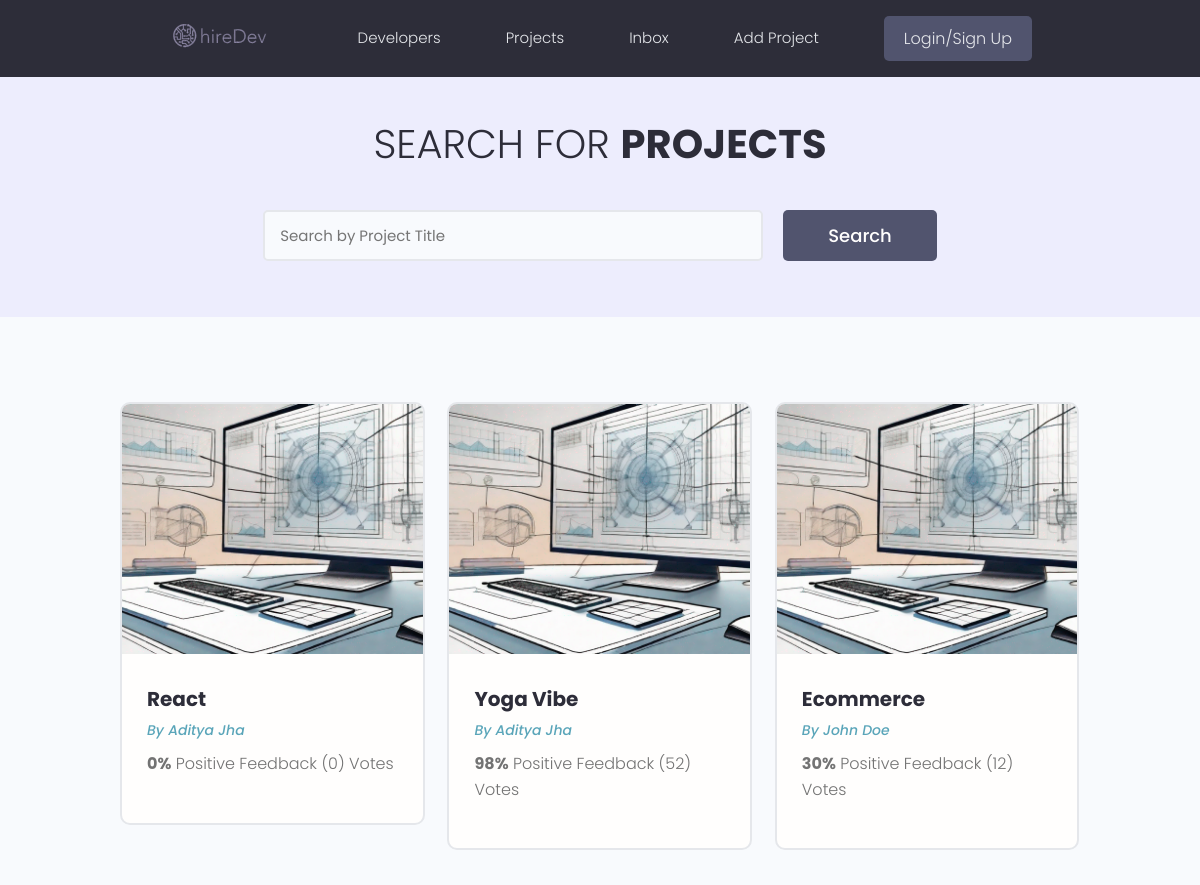
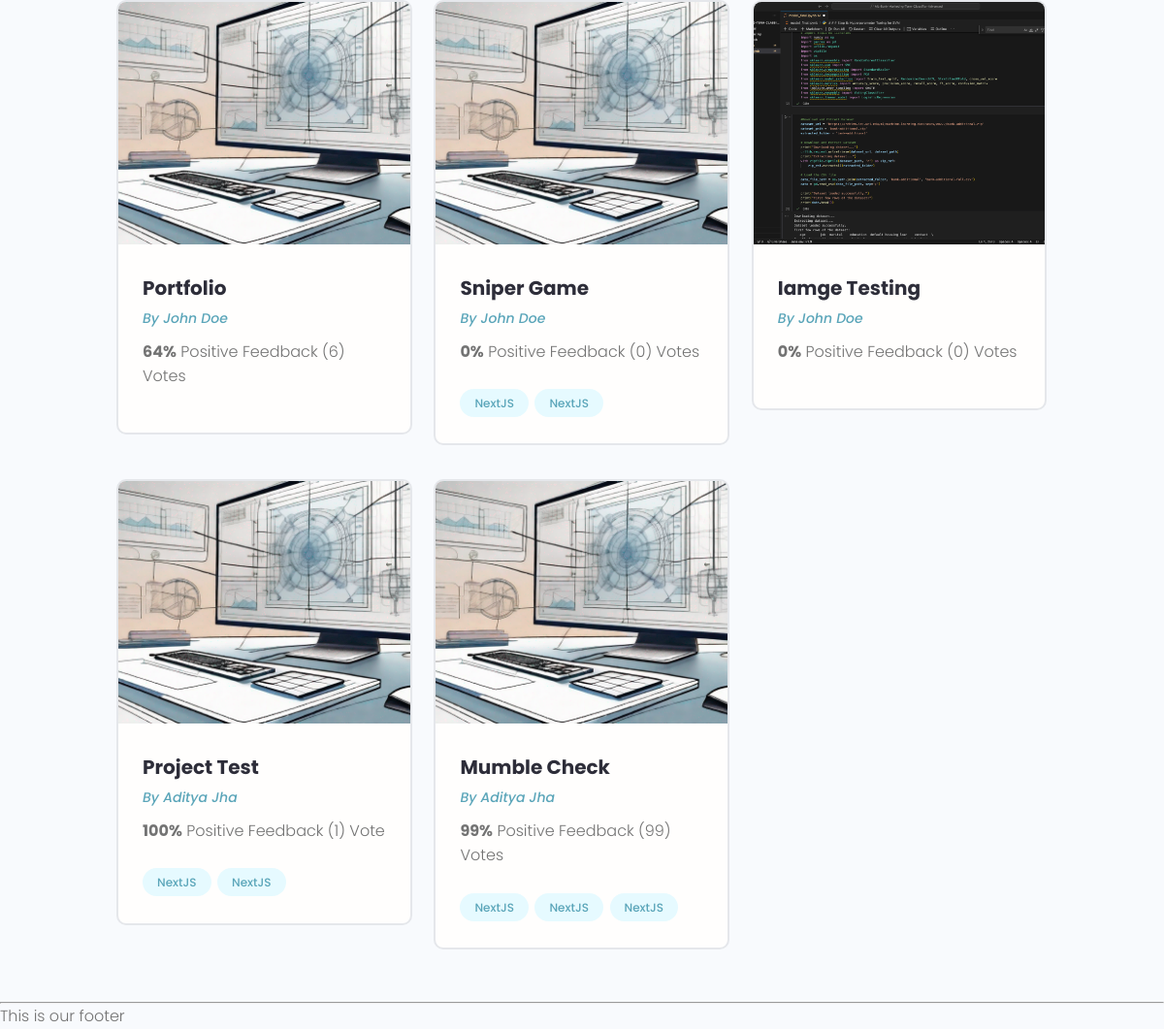
/projects/, run on the app's committed database (2 pictures, top to bottom).
### projects/models.py (models this page shows, shortened)
class Project(models.Model):
    owner = models.ForeignKey(Profile, null=True, blank=True, on_delete=models.SET_NULL)
    title = models.CharField(max_length=200)
    description = models.TextField(null=True, blank =True) #NULL by default is false, this is not a required field.
    featured_image = models.ImageField(null=True, blank=True, default='default.png') #Setting default image if user doesn't upload the image
    demo_link = models.CharField(max_length=2000, null=True, blank=True)
    source_link = models.CharField(max_length=2000, null=True, blank = True)
    tags = models.ManyToManyField('Tag', blank= True)
    vote_total = models.IntegerField(default=0, null=True, blank =True)
    vote_ratio = models.IntegerField(default=0, null = True, blank = True)
    created = models.DateTimeField(auto_now_add=True) #Timestamp and Datae, and also add manually, but this will add automatically
    id = models.UUIDField(default=uuid.uuid4, unique=True, primary_key=True, editable=False)

class Tag(models.Model):
    name = models.CharField(max_length=200)
    created = models.DateTimeField(auto_now_add=True) #Timestamp and Datae, and also add manually, but this will add automatically
    id = models.UUIDField(default=uuid.uuid4, unique=True, primary_key=True, editable=False)

### users/models.py (models this page shows, shortened)
class Profile(models.Model):
    user = models.OneToOneField(User, on_delete=models.CASCADE, null=True, blank=True) #Anytime user is deleted the profile is deleted.
    name = models.CharField(max_length=200, blank=True, null=True)
    email = models.EmailField(max_length=500, blank=True, null=True)
    username = models.CharField(max_length=200, blank=True, null=True)
    short_intro = models.CharField(max_length=200, blank=True, null=True)
    bio = models.TextField(blank=True, null=True)
    profile_image = models.ImageField(null=True, blank=True, upload_to='profiles/', default='profiles/user-default.png') #Route to profiles
    social_github = models.CharField(max_length=200, blank=True, null=True)
    social_x = models.CharField(max_length=200, blank=True, null=True)
    social_linkedin = models.CharField(max_length=200, blank=True, null=True)
    social_youtube = models.CharField(max_length=200, blank=True, null=True)
    social_website = models.CharField(max_length=200, blank=True, null=True)
    created = models.DateTimeField(auto_now_add=True) #Timestamp and Datae, and also add manually, but this will add automatically
    id = models.UUIDField(default=uuid.uuid4, unique=True, primary_key=True, editable=False)

### projects/views.py (the view)
# urls.py: path('projects/', include('projects.urls')),
def projects(request):
    projects = Project.objects.all()
    context ={'projects': projects}
    return render(request, 'projects/projects.html', context)

### projects/templates/projects/projects.html (shortened to what this page needs)
{% extends 'main.html' %}
{% block content %}
<main class="projects">
    <section class="hero-section text-center">
      <div class="container container--narrow">
        <div class="hero-section__box">
          <h2>Search for <span>Projects</span></h2>
        </div>
        <div class="hero-section__search">
          <form class="form" action="#" method="get">
            <div class="form__field">
              <input class="input input--text" id="formInput#search" type="text" name="text"
                placeholder="Search by Project Title" />
            </div>
            <input class="btn btn--sub btn--lg" type="submit" value="Search" />
          </form>
        </div>
      </div>
    </section>
    <section class="projectsList">
      <div class="container">
        <div class="grid grid--three">
            {% for project in projects %}
          <div class="column">
            <div class="card project">
              <a href="{%url 'project' project.id %}" class="project">
                <img class="project__thumbnail" src="{{project.featured_image.url}}" alt="project thumbnail" />
                <div class="card__body">
                  <h3 class="project__title">{{project.title}}</h3>
                  <p><a class="project__author" href="{%url 'project' project.id %}">By {{project.owner.name}}</a></p>
                  <p class="project--rating">
                    <span style="font-weight: bold;">{{project.vote_ratio}}%</span> Positive Feedback ({{project.vote_total}}) Vote{{project.vote_total|pluralize:"s"}}
                  </p>
                  <div class="project__tags">
                    {% for tag in project.tags.all %}
                    <span class="tag tag--pill tag--main">
                      <small>NextJS</small>
                    </span>
                    {% endfor %}
                  </div>
                </div>
              </a>
            </div>
          </div>
          {% endfor %}
          </div>
        </div>
    </section>
  </main>
<br>
{% endblock content %}

### static/styles/app.css (style rules this page uses)
:root { --color-sub: #2d2d39; }
.btn--sub { background-color: var(--color-sub-light); }
.card { border: 2px solid var(--color-light); }
img { width: 100%; }
.hero-section { height: 40vh; display: flex; align-items: center; background-color: var(--color-sub); }
.hero-section__box { margin-bottom: 4rem; }
.hero-section__box > h2, .hero-section__box > h2 > span { font-size: 4rem; color: var(--color-light); line-height: 1.3; text-transform: uppercase; }
.hero-section__box > h2 { font-weight: 300; }
.hero-section__box > h2 > span { font-weight: 700; }
.hero-section__search > .form { display: flex; align-items: center; justify-content: center; gap: 2rem; }
.hero-section__search > .form input.input--text { width: 50rem; }
.project__author { font-size: 1.4rem; font-style: italic; }
.project--rating { margin-bottom: 1.6em; margin-top: .5em; }
.projects > .hero-section { background: var(--color-sub-lighter); height: 30vh; }
.projects .hero-section__box { margin-bottom: 2.5rem; }
.projects .hero-section__box > h2 { color: var(--color-sub); }
.projects .hero-section__box > h2 > span { font-weight: 700; color: var(--color-sub); }
.projectsList { margin-top: 8rem; }
.project__thumbnail { height: 25rem; object-fit: cover; object-position: top center; }
.project__title { font-size: 2rem; font-weight: 700; color: var(--color-sub); }

### static/uikit/styles/modules/_variables.css (style rules this page uses)
:root { --color-main: #5aa5b9; --color-main-light: #e6faff; --color-sub: #3f4156; --color-sub-light: #51546e; --color-sub-lighter: #ededfd; --color-text: #737373; --color-gray: #8b8b8b; --color-light: #e5e7eb; --color-light-gray: #767676; --color-bg: #f8fafd; --color-white: #fffefd; --color-white-light: #f3f3f3; --color-success: #359e64; --color-success-bg: #def8e8; --color-error: #fc4b0b; --color-error-bg: #fff2ee; --font-base: 'Poppins', arial, helvetica, 'Segoe UI', roboto, ubuntu, sans-serif; --font-monospace: 'Fira Code', 'Courier New', courier, monospace; --font-regular: 300; --font-medium: 500; --font-bold: 700; --generic-shadow: 1px 1px 5px #00000010; --generic-transition: all 0.3s ease-in-out; }

### static/uikit/styles/modules/_base.css (style rules this page uses)
* { margin: 0; padding: 0; box-sizing: border-box; text-rendering: optimizeLegibility; color: inherit; font-size: inherit; }
html { font-size: 50%; }
@media only screen and (min-width: 480px) { html { font-size: 56.25%; } }
@media only screen and (min-width: 1200px) { html { font-size: 62.5%; } }
body { line-height: 1.6; font-weight: 400; font-size: 1.5rem; color: var(--color-text); background-color: var(--color-bg); min-height: 100vh; }

### static/uikit/styles/modules/_typography.css (style rules this page uses)
* { font-family: var(--font-base); }
h2 { font-size: 3.6rem; font-weight: var(--font-bold); }
h3 { font-size: 3.2rem; font-weight: var(--font-medium); }
p, span, strong { font-size: 1.6rem; color: var(--color-text); font-weight: var(--font-regular); }
a { padding-bottom: 2px; text-decoration: none; display: inline-block; color: var(--color-main); font-weight: var(--font-medium); }

### static/uikit/styles/modules/_utilities.css (style rules this page uses)
.container { width: 92%; max-width: 165rem; margin: 0 auto; box-sizing: border-box; }
.container--narrow { width: 92%; max-width: 120rem; }
@media screen and (min-width: 1000px) { .container { width: 90%; } }
@media screen and (min-width: 1000px) { .container--narrow { width: 85%; } }
@media screen and (min-width: 1200px) { .container { width: 80%; } }
@media screen and (min-width: 1200px) { .container--narrow { width: 72%; } }
.text-center { text-align: center; }

### static/uikit/styles/modules/_button.css (style rules this page uses)
.btn { display: inline-block; position: relative; cursor: pointer; background-color: var(--color-light); font-weight: var(--font-medium); color: var(--color-sub); text-decoration: none; padding: 1rem 2rem; border-radius: 0.5rem; border: none; width: -webkit-fit-content; width: -moz-fit-content; width: fit-content; height: -webkit-fit-content; height: -moz-fit-content; height: fit-content; font-size: 1.6rem; outline-width: 0; outline-color: transparent; -webkit-backface-visibility: hidden; backface-visibility: hidden; transition: all 0.3s ease-in-out; }
.btn--sub { background-color: var(--color-sub); color: var(--color-white); }
.btn--lg { font-size: 1.8rem; padding: 1.2rem 4.5rem; }

### static/uikit/styles/modules/_card.css (style rules this page uses)
.card { border-radius: 1rem; background-color: var(--color-white); border: 1.5px solid var(--color-light); width: auto; height: auto; margin-top: 0.5rem; margin-bottom: 0.5rem; overflow: hidden; }
.card__body, .card__header { padding: 2rem 2.5rem; }

### data on the page
Project: featured_image (placeholder picture), title "React", owner.name "Aditya Jha", vote_ratio "0", vote_total "0"
Project: featured_image (placeholder picture), title "Yoga Vibe", owner.name "Aditya Jha", vote_ratio "98", vote_total "52"
Project: featured_image (placeholder picture), title "Ecommerce", owner.name "John Doe", vote_ratio "30", vote_total "12"
Project: featured_image (placeholder picture), title "Portfolio", owner.name "John Doe", vote_ratio "64", vote_total "6"
Project: featured_image (placeholder picture), title "Sniper Game", owner.name "John Doe", vote_ratio "0", vote_total "0"
Project: featured_image (picture), title "Iamge Testing", owner.name "John Doe", vote_ratio "0", vote_total "0"
Project: featured_image (placeholder picture), title "Project Test", owner.name "Aditya Jha", vote_ratio "100", vote_total "1"
Project: featured_image (placeholder picture), title "Mumble Check", owner.name "Aditya Jha", vote_ratio "99", vote_total "99"
